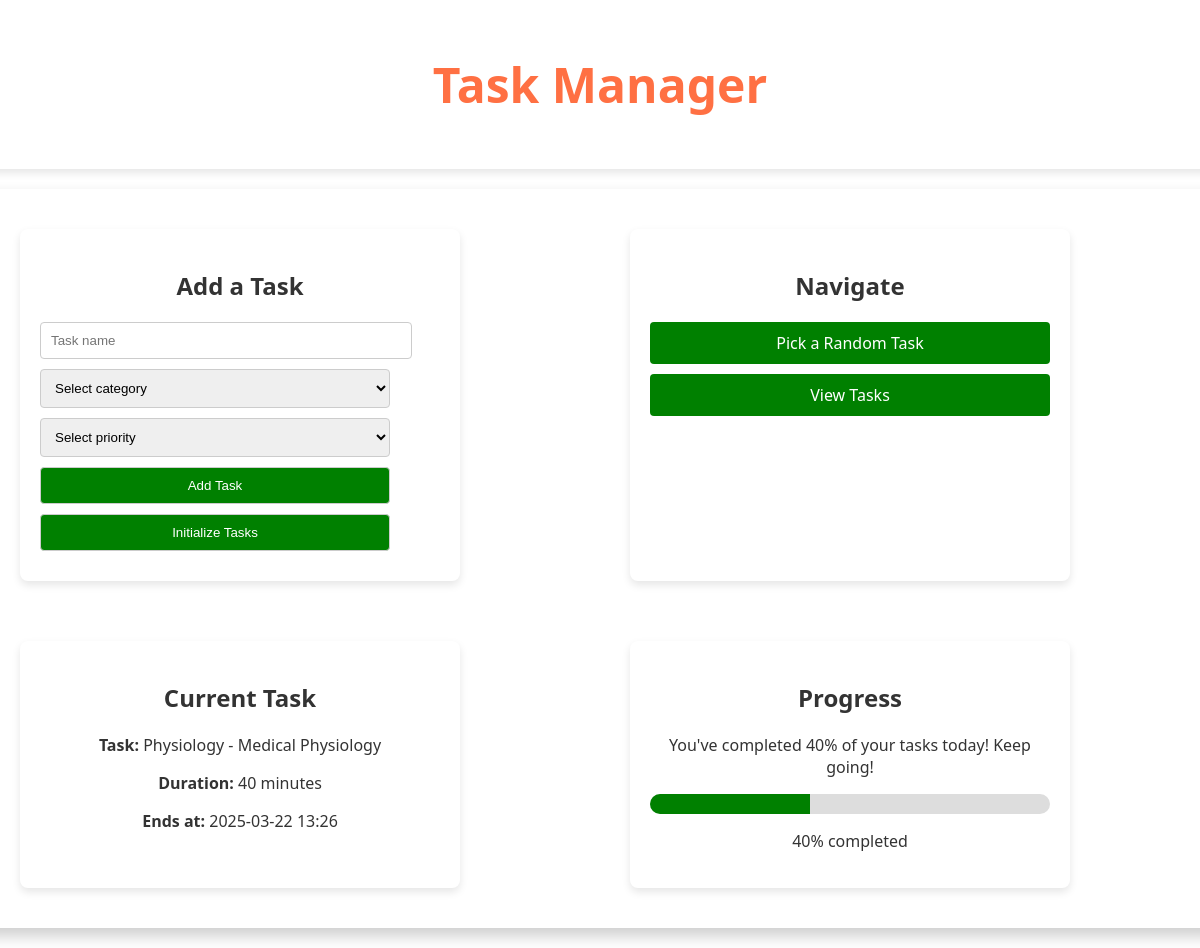
The page / on the database its author committed.
### tables this page shows
CREATE TABLE completed_tasks (
    id INTEGER PRIMARY KEY AUTOINCREMENT,
    task_id INTEGER NOT NULL,
    task_name TEXT NOT NULL,
    category TEXT NOT NULL,
    duration INTEGER NOT NULL,
    completed_at TIMESTAMP NOT NULL,
    FOREIGN KEY (task_id) REFERENCES tasks(id)
);

### app.py (the view)
@app.route('/')
def index():
    with sqlite3.connect('tasks.db') as conn:
        cursor = conn.cursor()
        cursor.execute('SELECT id, name FROM tasks')
        remaining_tasks = cursor.fetchall()
        cursor.execute('SELECT COUNT(*) FROM tasks')
        tasks_remaining = cursor.fetchone()[0]
        today = datetime.now().strftime('%Y-%m-%d')
        cursor.execute('SELECT COUNT(*) FROM completed_tasks WHERE DATE(completed_at) = ?', (today,))
        tasks_completed = cursor.fetchone()[0]
    completion_percentage = (tasks_completed / (tasks_remaining + tasks_completed) * 100) if tasks_remaining + tasks_completed > 0 else 0
    completion_percentage = int(round(completion_percentage, 0))
    motivational_message = f"You've completed {completion_percentage}% of your tasks today! Keep going!"
    current_task = None
    cursor.execute('SELECT * FROM completed_tasks ORDER BY id DESC LIMIT 1')
    current_task = cursor.fetchone()
    return render_template('index.html', current_task=current_task, tasks_remaining=tasks_remaining, motivational_message=motivational_message, completion_percentage=completion_percentage)

### templates/index.html (shortened to what this page needs)
<!DOCTYPE html>
<html>
<head>
    <link rel="stylesheet" type="text/css" href="{{ url_for('static', filename='style.css') }}">
</head>
<body>
    <header>
        <h1 class="main-header">Task Manager</h1>
    </header>
    <div class="content">
        <div class="grid-container">
            <section class="task-form">
                <h2>Add a Task</h2>
                <form action="{{ url_for('add_task') }}" method="post">
                    <input type="text" name="name" placeholder="Task name" required>
                    <select name="category" required>
                        <option value="" disabled selected>Select category</option>
                    </select>
                    <select name="priority" required>
                        <option value="" disabled selected>Select priority</option>
                    </select>
                    <button type="submit" class="btn-primary">Add Task</button>
                </form>
                <form action="{{ url_for('init_tasks') }}" method="get">
                    <button type="submit" class="btn-primary">Initialize Tasks</button>
                </form>
            </section>
            <section class="navigation">
                <h2>Navigate</h2>
                <a href="{{ url_for('pick_task') }}" class="nav-link btn-primary">Pick a Random Task</a>
                <a href="{{ url_for('view_tasks') }}" class="nav-link btn-primary">View Tasks</a>
            </section>
            <section class="current-task">
                <h2>Current Task</h2>
                {% if current_task %}
                    <p><strong>Task:</strong> {{ current_task[2] }}</p>
                    <p><strong>Duration:</strong> {{ current_task[4] }} minutes</p>
                    <p><strong>Ends at:</strong> {{ current_task[5] }}</p>
                {% else %}
                    <p>No task is currently being worked on.</p>
                {% endif %}
            </section>
            <section class="progress">
                <h2>Progress</h2>
                <p>{{ motivational_message }}</p>
                <div class="progress-bar">
                    <div class="progress-fill" style="width: {{ completion_percentage }}%;"></div>
                </div>
                <p>{{ completion_percentage }}% completed</p>
            </section>
        </div>
    </div>
</body>
</html>

### static/style.css (style rules this page uses)
header { background-color: rgba(255, 255, 255, 0.8); width: 100%; padding: 20px; box-shadow: 0 4px 8px rgba(0, 0, 0, 0.1); }
section { background-color: rgba(255, 255, 255, 0.8); margin: 20px; padding: 20px; border-radius: 8px; box-shadow: 0 4px 8px rgba(0, 0, 0, 0.1); width: 80%; max-width: 400px; }
.task-form form { display: flex; flex-direction: column; }
.task-form input, .task-form select, .task-form button { width: 100%; padding: 10px; margin-bottom: 10px; border: 1px solid #ccc; border-radius: 4px; }
button { background-color: #4caf50; color: white; border: none; padding: 10px; border-radius: 4px; cursor: pointer; }
.nav-link { display: block; background-color: #2e8b57; color: white; padding: 10px; margin: 5px 0; border-radius: 4px; text-decoration: none; }

### rows shown on the page
completed_tasks: task_name "Physiology - Medical Physiology", duration "40", completed_at "2025-03-22 13:26"

### other values the page prints
{{ completion_percentage }} "40"
